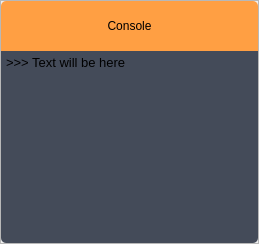
                              <widget class="QFrame" name="Console_frame">
                               <property name="frameShape">
                                <enum>QFrame::StyledPanel</enum>
                               </property>
                               <property name="frameShadow">
                                <enum>QFrame::Raised</enum>
                               </property>
                               <layout class="QVBoxLayout" name="verticalLayout_36">
                                <property name="spacing">
                                 <number>0</number>
                                </property>
                                <property name="leftMargin">
                                 <number>0</number>
                                </property>
                                <property name="topMargin">
                                 <number>0</number>
                                </property>
                                <property name="rightMargin">
                                 <number>0</number>
                                </property>
                                <property name="bottomMargin">
                                 <number>0</number>
                                </property>
                                <item>
                                 <widget class="QFrame" name="Console_label_frame">
                                  <property name="minimumSize">
                                   <size>
                                    <width>0</width>
                                    <height>50</height>
                                   </size>
                                  </property>
                                  <property name="maximumSize">
                                   <size>
                                    <width>16777215</width>
                                    <height>50</height>
                                   </size>
                                  </property>
                                  <property name="styleSheet">
                                   <string notr="true">background-color: #ff9f43;
border-top-left-radius:5px;
border-top-right-radius:5px;
</string>
                                  </property>
                                  <property name="frameShape">
                                   <enum>QFrame::NoFrame</enum>
                                  </property>
                                  <property name="frameShadow">
                                   <enum>QFrame::Raised</enum>
                                  </property>
                                  <layout class="QVBoxLayout" name="verticalLayout_32">
                                   <property name="spacing">
                                    <number>0</number>
                                   </property>
                                   <item>
                                    <widget class="QLabel" name="Consol_label">
                                     <property name="maximumSize">
                                      <size>
                                       <width>16777215</width>
                                       <height>50</height>
                                      </size>
                                     </property>
                                     <property name="styleSheet">
                                      <string notr="true"/>
                                     </property>
                                     <property name="text">
                                      <string>Console</string>
                                     </property>
                                     <property name="alignment">
                                      <set>Qt::AlignCenter</set>
                                     </property>
                                    </widget>
                                   </item>
                                  </layout>
                                 </widget>
                                </item>
                                <item>
                                 <widget class="QFrame" name="Console_body_frame">
                                  <property name="styleSheet">
                                   <string notr="true">#Console_body_frame{
background-color: rgb(68, 75, 89);
border-bottom-left-radius:5px;
border-bottom-right-radius:5px;
font: 700 12pt &quot;Terminal&quot;;
}</string>
                                  </property>
                                  <property name="frameShape">
                                   <enum>QFrame::StyledPanel</enum>
                                  </property>
                                  <property name="frameShadow">
                                   <enum>QFrame::Raised</enum>
                                  </property>
                                  <layout class="QVBoxLayout" name="verticalLayout_35">
                                   <property name="spacing">
                                    <number>0</number>
                                   </property>
                                   <property name="leftMargin">
                                    <number>1</number>
                                   </property>
                                   <property name="topMargin">
                                    <number>0</number>
                                   </property>
                                   <property name="rightMargin">
                                    <number>0</number>
                                   </property>
                                   <property name="bottomMargin">
                                    <number>0</number>
                                   </property>
                                   <item>
                                    <widget class="QTextBrowser" name="console">
                                     <property name="styleSheet">
                                      <string notr="true">border: None;
background:transparent;</string>
                                     </property>
                                     <property name="frameShape">
                                      <enum>QFrame::NoFrame</enum>
                                     </property>
                                     <property name="lineWrapMode">
                                      <enum>QTextEdit::WidgetWidth</enum>
                                     </property>
                                     <property name="html">
                                      <string>&lt;!DOCTYPE HTML PUBLIC &quot;-//W3C//DTD HTML 4.0//EN&quot; &quot;http://www.w3.org/TR/REC-html40/strict.dtd&quot;&gt;
&lt;html&gt;&lt;head&gt;&lt;meta name=&quot;qrichtext&quot; content=&quot;1&quot; /&gt;&lt;meta charset=&quot;utf-8&quot; /&gt;&lt;style type=&quot;text/css&quot;&gt;
p, li { white-space: pre-wrap; }
&lt;/style&gt;&lt;/head&gt;&lt;body style=&quot; font-family:'Segoe UI'; font-size:10pt; font-weight:400; font-style:normal;&quot;&gt;
&lt;p style=&quot; margin-top:0px; margin-bottom:0px; margin-left:0px; margin-right:0px; -qt-block-indent:0; text-indent:0px;&quot;&gt;&amp;gt;&amp;gt;&amp;gt; Text will be here&lt;/p&gt;&lt;/body&gt;&lt;/html&gt;</string>
                                     </property>
                                    </widget>
                                   </item>
                                  </layout>
                                 </widget>
                                </item>
                               </layout>
                              </widget>
